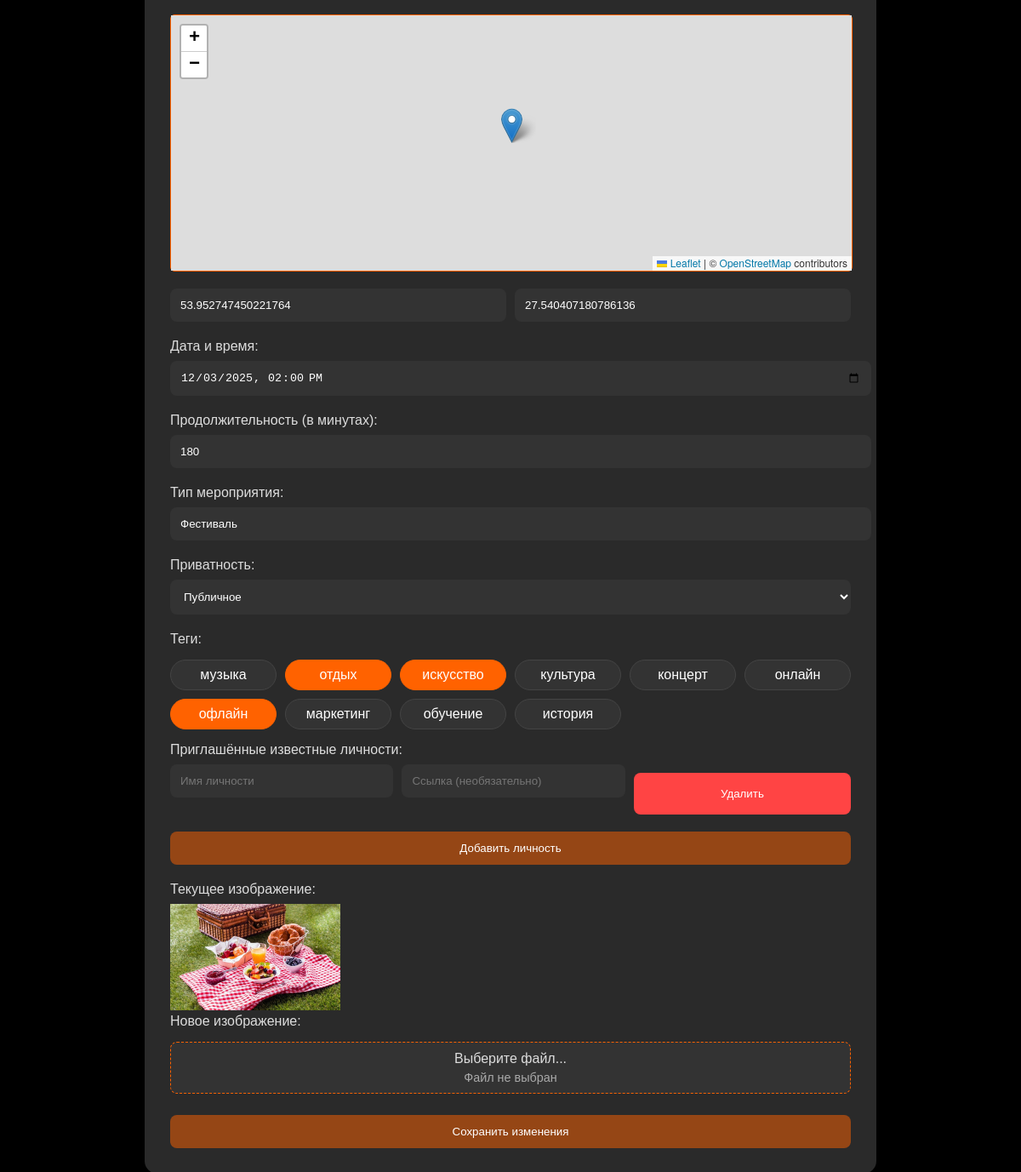
The app's page /edit_event/6 (signed in, lower part), older data.
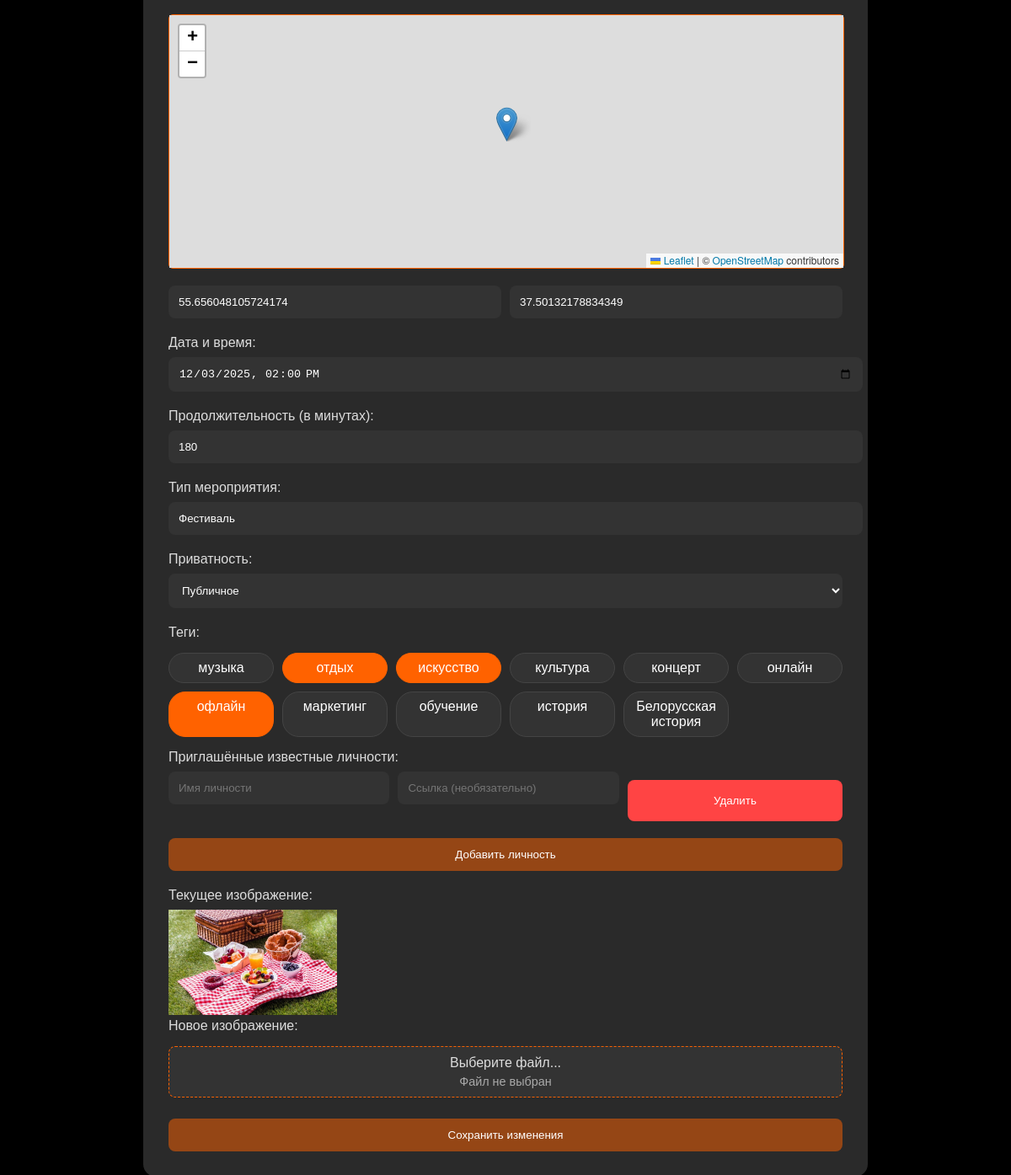
The same page, newer data.
### app/app.py (models this page shows, shortened)
class Event(db.Model):
    id = db.Column(db.Integer, primary_key=True)
    title = db.Column(db.String(100), nullable=False)
    description = db.Column(db.Text, nullable=False)
    organizer_id = db.Column(db.Integer, db.ForeignKey('user.id'), nullable=False)
    format = db.Column(db.String(20), nullable=False)  # 'online' или 'offline'
    location_name = db.Column(db.String(200))  # Название места
    location_address = db.Column(db.String(200))  # Физический адрес
    online_info = db.Column(db.Text)  # Информация для онлайн мероприятий
    date_time = db.Column(db.DateTime, nullable=False)
    duration = db.Column(db.Integer, nullable=False)
    image_url = db.Column(db.String(200))
    lat = db.Column(db.Float)
    lng = db.Column(db.Float)
    event_type = db.Column(db.String(50))
    created_at = db.Column(db.DateTime, default=datetime.utcnow)
    is_active = db.Column(db.Boolean, default=True)
    is_private = db.Column(db.Boolean, default=False)
    password = db.Column(db.String(100))  # Пароль для приватных мероприятий
    organizer = db.relationship('User', backref='events')
    tags = db.relationship('Tag', secondary='event_tag', backref='events')
    personalities = db.Column(db.JSON)
    user_statuses = db.relationship(
        'UserEventStatus',
        backref=db.backref('event', lazy='joined'),
        lazy='dynamic'
    )
    @property
    def distance(self):
        return getattr(self, '_distance', None)

class Tag(db.Model):
    id = db.Column(db.Integer, primary_key=True)
    name = db.Column(db.String(50), unique=True, nullable=False)

### app/app.py (the view, shortened to what this page needs)
@app.route('/edit_event/<int:event_id>', methods=['GET', 'POST'])
def edit_event(event_id):
    if 'username' not in session:
        return redirect(url_for('home'))
    event = Event.query.get_or_404(event_id)
    user = User.query.filter_by(username=session['username']).first()
    if event.organizer_id != user.id and session.get('role') not in ['moderator', 'admin']:
        return redirect(url_for('home'))
    tags = Tag.query.all()
    selected_tag_ids = [tag.id for tag in event.tags]
    return render_template('edit_event.html', event=event, tags=tags, selected_tag_ids=selected_tag_ids)

### app/app.py (called while the page is built)
@app.before_request
def make_session_permanent():
    session.permanent = True

@app.context_processor
def inject_nearby_status():
    return {'nearby_filter_active': 'nearby' in request.args}

@app.context_processor
def inject_validation_counts():
    if 'username' in session and session.get('role') in ['moderator', 'admin']:
        pending_organizers = User.query.filter_by(validation='organizer').count()
        if session['role'] == 'admin':
            pending_moderators = User.query.filter_by(validation='moderator').count()
        else:
            pending_moderators = 0
        return {'pending_organizers': pending_organizers, 'pending_moderators': pending_moderators}
    return {}

@app.context_processor
def inject_user():
    if 'username' in session:
        user = User.query.filter_by(username=session['username']).first()
        return {'current_user': user}
    return {}

### app/templates/edit_event.html (shortened to what this page needs)
<!DOCTYPE html>
<html>
<head>
    <link rel="stylesheet" href="{{ url_for('static', filename='styles.css') }}">
    <link rel="stylesheet" href="https://unpkg.com/leaflet@1.7.1/dist/leaflet.css" />
</head>
<body>
    <div class="auth-container">
        <form method="POST" enctype="multipart/form-data">
            <div class="offline-field" style="display: {% if event.format == 'offline' %}block{% else %}none{% endif %};">
                <div id="map-container">
                    <div id="map"></div>
                </div>
                <div class="map-coordinates">
                    <input class="search-input" type="number" step="any" name="lat" placeholder="Широта" min="-90" max="90" value="{{ event.lat or '' }}">
                    <input class="search-input" type="number" step="any" name="lng" placeholder="Долгота" min="-180" max="180" value="{{ event.lng or '' }}">
                </div>
            </div>
            <label>Дата и время:</label>
            <input class="search-input"
                   type="datetime-local"
                   name="date_time"
                   value="{{ event.date_time.strftime('%Y-%m-%dT%H:%M') }}"
                   required>
            <label>Продолжительность (в минутах):</label>
            <input class="search-input"
                   type="number"
                   name="duration"
                   required
                   min="1"
                   value="{{ event.duration }}">
            <label>Тип мероприятия:</label>
            <input class="search-input" type="text" name="event_type" value="{{ event.event_type }}" required>
            <label>Приватность:</label>
            <select class="search-input" name="is_private" onchange="togglePasswordField(this.value)">
                <option value="false" {% if not event.is_private %}selected{% endif %}>Публичное</option>
            </select>
            <label>Теги:</label>
            <div class="tag-selector" id="tag-selector">
                {% for tag in tags %}
                    <div class="tag-option"
                         data-tag-id="{{ tag.id }}"
                         {% if tag in event.tags %}class="tag-option selected"{% endif %}>
                        {{ tag.name }}
                    </div>
                {% endfor %}
            </div>
            <label>Приглашённые известные личности:</label>
            <div id="invited-personalities-container">
            </div>
            <button type="button" onclick="addPersonalityField()" class="menu-btn" style="margin-bottom: 20px;">Добавить личность</button>
            <label>Текущее изображение:</label>
            {% if event.image_url %}
                <img src="{{ url_for('static', filename=event.image_url) }}" style="max-width: 200px; max-height: 200px;"><br>
            {% else %}
                <p>Нет изображения</p>
            {% endif %}
            <label>Новое изображение:</label>
            <div class="file-input-container">
                <label class="file-input-label" for="image-upload">
                    Выберите файл...
                    <div class="file-name" id="file-name">Файл не выбран</div>
                </label>
            </div>
            <button type="submit" class="menu-btn">Сохранить изменения</button>
        </form>
    </div>
</body>
</html>

Row changes from the older to the newer data that the page shows:
changed Event "Фестиваль": lat "53.952747450221764" → "55.656048105724174"; lng "27.540407180786136" → "37.50132178834349"
added Tag: name "Белорусская история"
